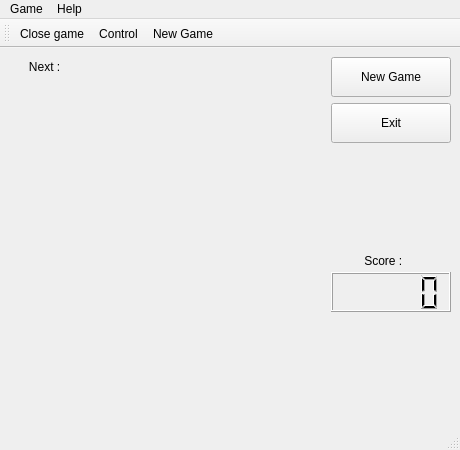
<?xml version="1.0" encoding="UTF-8"?>
<ui version="4.0">
 <class>Tetris</class>
 <widget class="QMainWindow" name="Tetris">
  <property name="geometry">
   <rect>
    <x>0</x>
    <y>0</y>
    <width>460</width>
    <height>450</height>
   </rect>
  </property>
  <property name="sizePolicy">
   <sizepolicy hsizetype="Preferred" vsizetype="Preferred">
    <horstretch>0</horstretch>
    <verstretch>0</verstretch>
   </sizepolicy>
  </property>
  <property name="minimumSize">
   <size>
    <width>0</width>
    <height>0</height>
   </size>
  </property>
  <property name="windowTitle">
   <string>Tetris</string>
  </property>
  <property name="windowIcon">
   <iconset resource="Imagec.qrc">
    <normaloff>:/images/Images/Tetris.png</normaloff>:/images/Images/Tetris.png</iconset>
  </property>
  <widget class="QWidget" name="centralwidget">
   <layout class="QHBoxLayout" name="horizontalLayout">
    <item>
     <layout class="QVBoxLayout" name="verticalLayout">
      <item>
       <widget class="QLabel" name="Next">
        <property name="minimumSize">
         <size>
          <width>70</width>
          <height>20</height>
         </size>
        </property>
        <property name="maximumSize">
         <size>
          <width>70</width>
          <height>20</height>
         </size>
        </property>
        <property name="text">
         <string>      Next :</string>
        </property>
       </widget>
      </item>
      <item>
       <widget class="nextFigure" name="widgetNext" native="true">
        <property name="sizePolicy">
         <sizepolicy hsizetype="Fixed" vsizetype="Fixed">
          <horstretch>0</horstretch>
          <verstretch>0</verstretch>
         </sizepolicy>
        </property>
        <property name="minimumSize">
         <size>
          <width>60</width>
          <height>80</height>
         </size>
        </property>
        <property name="maximumSize">
         <size>
          <width>60</width>
          <height>80</height>
         </size>
        </property>
       </widget>
      </item>
      <item>
       <spacer name="verticalSpacer_3">
        <property name="orientation">
         <enum>Qt::Vertical</enum>
        </property>
        <property name="sizeHint" stdset="0">
         <size>
          <width>20</width>
          <height>40</height>
         </size>
        </property>
       </spacer>
      </item>
     </layout>
    </item>
    <item>
     <widget class="Glass" name="widgetGlass" native="true">
      <property name="sizePolicy">
       <sizepolicy hsizetype="Preferred" vsizetype="Preferred">
        <horstretch>0</horstretch>
        <verstretch>0</verstretch>
       </sizepolicy>
      </property>
      <property name="focusPolicy">
       <enum>Qt::StrongFocus</enum>
      </property>
      <property name="rows" stdset="0">
       <UInt>20</UInt>
      </property>
      <property name="columns" stdset="0">
       <UInt>20</UInt>
      </property>
     </widget>
    </item>
    <item>
     <layout class="QVBoxLayout" name="verticalLayout_2">
      <item>
       <widget class="QPushButton" name="NewGame">
        <property name="sizePolicy">
         <sizepolicy hsizetype="Fixed" vsizetype="Fixed">
          <horstretch>0</horstretch>
          <verstretch>0</verstretch>
         </sizepolicy>
        </property>
        <property name="minimumSize">
         <size>
          <width>120</width>
          <height>40</height>
         </size>
        </property>
        <property name="maximumSize">
         <size>
          <width>120</width>
          <height>40</height>
         </size>
        </property>
        <property name="text">
         <string>New Game</string>
        </property>
        <property name="icon">
         <iconset resource="Imagec.qrc">
          <normaloff>:/images/Images/iconNewGame.ico</normaloff>:/images/Images/iconNewGame.ico</iconset>
        </property>
        <property name="iconSize">
         <size>
          <width>32</width>
          <height>32</height>
         </size>
        </property>
       </widget>
      </item>
      <item>
       <widget class="QPushButton" name="Exit">
        <property name="sizePolicy">
         <sizepolicy hsizetype="Fixed" vsizetype="Fixed">
          <horstretch>0</horstretch>
          <verstretch>0</verstretch>
         </sizepolicy>
        </property>
        <property name="minimumSize">
         <size>
          <width>120</width>
          <height>40</height>
         </size>
        </property>
        <property name="maximumSize">
         <size>
          <width>80</width>
          <height>40</height>
         </size>
        </property>
        <property name="text">
         <string>Exit</string>
        </property>
        <property name="icon">
         <iconset resource="Imagec.qrc">
          <normaloff>:/images/Images/iconExit.ico</normaloff>:/images/Images/iconExit.ico</iconset>
        </property>
        <property name="iconSize">
         <size>
          <width>32</width>
          <height>32</height>
         </size>
        </property>
       </widget>
      </item>
      <item>
       <spacer name="verticalSpacer_2">
        <property name="orientation">
         <enum>Qt::Vertical</enum>
        </property>
        <property name="sizeHint" stdset="0">
         <size>
          <width>20</width>
          <height>40</height>
         </size>
        </property>
       </spacer>
      </item>
      <item>
       <widget class="QLabel" name="label">
        <property name="sizePolicy">
         <sizepolicy hsizetype="Fixed" vsizetype="Fixed">
          <horstretch>0</horstretch>
          <verstretch>0</verstretch>
         </sizepolicy>
        </property>
        <property name="minimumSize">
         <size>
          <width>120</width>
          <height>10</height>
         </size>
        </property>
        <property name="maximumSize">
         <size>
          <width>120</width>
          <height>10</height>
         </size>
        </property>
        <property name="text">
         <string>          Score :</string>
        </property>
       </widget>
      </item>
      <item>
       <widget class="QLCDNumber" name="lcdNumber">
        <property name="sizePolicy">
         <sizepolicy hsizetype="Fixed" vsizetype="Fixed">
          <horstretch>0</horstretch>
          <verstretch>0</verstretch>
         </sizepolicy>
        </property>
        <property name="minimumSize">
         <size>
          <width>120</width>
          <height>40</height>
         </size>
        </property>
        <property name="maximumSize">
         <size>
          <width>120</width>
          <height>40</height>
         </size>
        </property>
        <property name="sizeIncrement">
         <size>
          <width>0</width>
          <height>0</height>
         </size>
        </property>
       </widget>
      </item>
      <item>
       <spacer name="verticalSpacer">
        <property name="orientation">
         <enum>Qt::Vertical</enum>
        </property>
        <property name="sizeHint" stdset="0">
         <size>
          <width>20</width>
          <height>40</height>
         </size>
        </property>
       </spacer>
      </item>
     </layout>
    </item>
   </layout>
  </widget>
  <widget class="QMenuBar" name="menubar">
   <property name="geometry">
    <rect>
     <x>0</x>
     <y>0</y>
     <width>460</width>
     <height>22</height>
    </rect>
   </property>
   <property name="sizePolicy">
    <sizepolicy hsizetype="Fixed" vsizetype="Fixed">
     <horstretch>0</horstretch>
     <verstretch>0</verstretch>
    </sizepolicy>
   </property>
   <property name="minimumSize">
    <size>
     <width>100</width>
     <height>1</height>
    </size>
   </property>
   <widget class="QMenu" name="menuGame">
    <property name="tearOffEnabled">
     <bool>false</bool>
    </property>
    <property name="title">
     <string>Game</string>
    </property>
    <addaction name="action_New"/>
    <addaction name="action_Close_game"/>
   </widget>
   <widget class="QMenu" name="menuOptions">
    <property name="title">
     <string>Help</string>
    </property>
    <addaction name="actionControl"/>
   </widget>
   <addaction name="menuGame"/>
   <addaction name="menuOptions"/>
  </widget>
  <widget class="QStatusBar" name="statusbar"/>
  <widget class="QToolBar" name="toolBar">
   <property name="windowTitle">
    <string>toolBar</string>
   </property>
   <attribute name="toolBarArea">
    <enum>TopToolBarArea</enum>
   </attribute>
   <attribute name="toolBarBreak">
    <bool>false</bool>
   </attribute>
   <addaction name="action_Close_game"/>
   <addaction name="actionControl"/>
   <addaction name="action_New"/>
  </widget>
  <action name="action_New">
   <property name="icon">
    <iconset resource="Imagec.qrc">
     <normaloff>:/images/Images/iconNewGame.ico</normaloff>:/images/Images/iconNewGame.ico</iconset>
   </property>
   <property name="text">
    <string>&amp;New Game</string>
   </property>
  </action>
  <action name="action_Close_game">
   <property name="icon">
    <iconset resource="Imagec.qrc">
     <normaloff>:/images/Images/iconExit.ico</normaloff>:/images/Images/iconExit.ico</iconset>
   </property>
   <property name="text">
    <string>&amp;Close game</string>
   </property>
  </action>
  <action name="actionControl">
   <property name="icon">
    <iconset resource="Imagec.qrc">
     <normaloff>:/images/Images/iconInfo.ico</normaloff>:/images/Images/iconInfo.ico</iconset>
   </property>
   <property name="text">
    <string>Control</string>
   </property>
  </action>
  <action name="actionactionGameOver">
   <property name="text">
    <string>actionGameOver</string>
   </property>
   <property name="menuRole">
    <enum>QAction::NoRole</enum>
   </property>
  </action>
  <action name="actionGame_Over">
   <property name="icon">
    <iconset resource="Imagec.qrc">
     <normaloff>:/images/Images/iconInfo.ico</normaloff>:/images/Images/iconInfo.ico</iconset>
   </property>
   <property name="text">
    <string>Game Over</string>
   </property>
   <property name="menuRole">
    <enum>QAction::NoRole</enum>
   </property>
  </action>
  <action name="actionOptions">
   <property name="text">
    <string>Options</string>
   </property>
   <property name="menuRole">
    <enum>QAction::NoRole</enum>
   </property>
  </action>
 </widget>
 <customwidgets>
  <customwidget>
   <class>Glass</class>
   <extends>QWidget</extends>
   <header>glass.h</header>
   <container>1</container>
   <slots>
    <signal>signalChangePattern(Figure*)</signal>
    <signal>setScore(int)</signal>
    <signal>signalNewGame()</signal>
    <signal>signalSetDisabled(bool)</signal>
    <signal>trigger()</signal>
    <slot>slotNewGame()</slot>
   </slots>
  </customwidget>
  <customwidget>
   <class>nextFigure</class>
   <extends>QWidget</extends>
   <header>nextfigure.h</header>
   <container>1</container>
   <slots>
    <slot>slotChangePattern(Figure*)</slot>
    <slot>slotNewGame()</slot>
   </slots>
  </customwidget>
 </customwidgets>
 <resources>
  <include location="Imagec.qrc"/>
 </resources>
 <connections>
  <connection>
   <sender>NewGame</sender>
   <signal>clicked()</signal>
   <receiver>widgetGlass</receiver>
   <slot>slotNewGame()</slot>
   <hints>
    <hint type="sourcelabel">
     <x>388</x>
     <y>71</y>
    </hint>
    <hint type="destinationlabel">
     <x>235</x>
     <y>213</y>
    </hint>
   </hints>
  </connection>
  <connection>
   <sender>Exit</sender>
   <signal>clicked()</signal>
   <receiver>Tetris</receiver>
   <slot>close()</slot>
   <hints>
    <hint type="sourcelabel">
     <x>388</x>
     <y>117</y>
    </hint>
    <hint type="destinationlabel">
     <x>67</x>
     <y>173</y>
    </hint>
   </hints>
  </connection>
  <connection>
   <sender>widgetGlass</sender>
   <signal>signalChangePattern(Figure*)</signal>
   <receiver>widgetNext</receiver>
   <slot>slotChangePattern(Figure*)</slot>
   <hints>
    <hint type="sourcelabel">
     <x>235</x>
     <y>213</y>
    </hint>
    <hint type="destinationlabel">
     <x>27</x>
     <y>100</y>
    </hint>
   </hints>
  </connection>
  <connection>
   <sender>widgetGlass</sender>
   <signal>setScore(int)</signal>
   <receiver>lcdNumber</receiver>
   <slot>display(int)</slot>
   <hints>
    <hint type="sourcelabel">
     <x>235</x>
     <y>213</y>
    </hint>
    <hint type="destinationlabel">
     <x>388</x>
     <y>299</y>
    </hint>
   </hints>
  </connection>
  <connection>
   <sender>widgetGlass</sender>
   <signal>signalNewGame()</signal>
   <receiver>widgetNext</receiver>
   <slot>slotNewGame()</slot>
   <hints>
    <hint type="sourcelabel">
     <x>238</x>
     <y>330</y>
    </hint>
    <hint type="destinationlabel">
     <x>69</x>
     <y>114</y>
    </hint>
   </hints>
  </connection>
  <connection>
   <sender>action_Close_game</sender>
   <signal>triggered()</signal>
   <receiver>Exit</receiver>
   <slot>click()</slot>
   <hints>
    <hint type="sourcelabel">
     <x>-1</x>
     <y>-1</y>
    </hint>
    <hint type="destinationlabel">
     <x>368</x>
     <y>97</y>
    </hint>
   </hints>
  </connection>
  <connection>
   <sender>action_New</sender>
   <signal>triggered()</signal>
   <receiver>NewGame</receiver>
   <slot>click()</slot>
   <hints>
    <hint type="sourcelabel">
     <x>-1</x>
     <y>-1</y>
    </hint>
    <hint type="destinationlabel">
     <x>368</x>
     <y>51</y>
    </hint>
   </hints>
  </connection>
  <connection>
   <sender>widgetGlass</sender>
   <signal>signalSetDisabled(bool)</signal>
   <receiver>NewGame</receiver>
   <slot>setEnabled(bool)</slot>
   <hints>
    <hint type="sourcelabel">
     <x>256</x>
     <y>377</y>
    </hint>
    <hint type="destinationlabel">
     <x>378</x>
     <y>57</y>
    </hint>
   </hints>
  </connection>
  <connection>
   <sender>NewGame</sender>
   <signal>clicked(bool)</signal>
   <receiver>action_New</receiver>
   <slot>setEnabled(bool)</slot>
   <hints>
    <hint type="sourcelabel">
     <x>368</x>
     <y>51</y>
    </hint>
    <hint type="destinationlabel">
     <x>-1</x>
     <y>-1</y>
    </hint>
   </hints>
  </connection>
  <connection>
   <sender>widgetGlass</sender>
   <signal>trigger()</signal>
   <receiver>actionGame_Over</receiver>
   <slot>trigger()</slot>
   <hints>
    <hint type="sourcelabel">
     <x>229</x>
     <y>225</y>
    </hint>
    <hint type="destinationlabel">
     <x>-1</x>
     <y>-1</y>
    </hint>
   </hints>
  </connection>
  <connection>
   <sender>actionControl</sender>
   <signal>triggered()</signal>
   <receiver>actionOptions</receiver>
   <slot>trigger()</slot>
   <hints>
    <hint type="sourcelabel">
     <x>-1</x>
     <y>-1</y>
    </hint>
    <hint type="destinationlabel">
     <x>-1</x>
     <y>-1</y>
    </hint>
   </hints>
  </connection>
 </connections>
 <slots>
  <slot>on_actionGame_Over_triggered()</slot>
 </slots>
</ui>
